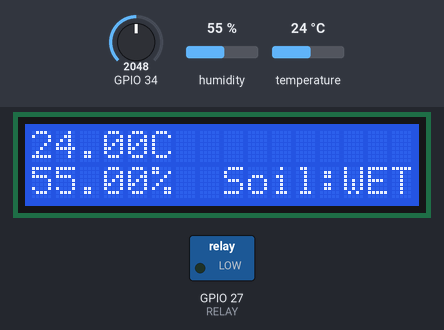
Bench run of a sketch on a simulated ESP32. Shown: 16×2 character LCD, switched loads named in the sketch (green lamp = pin HIGH). The test bench sets the inputs (shaded band); at power-on: GPIO 34 = 2048, humidity 55 %, temperature 24 °C. WiFi joins after 1.5 s; servers stay silent unless stated; no MQTT or app messages arrive unless stated; what the sketch prints to the serial monitor is not drawn.

Above: at 3.8 s.
3.9 s: GPIO 34 set to 3080
At 8.0 s:
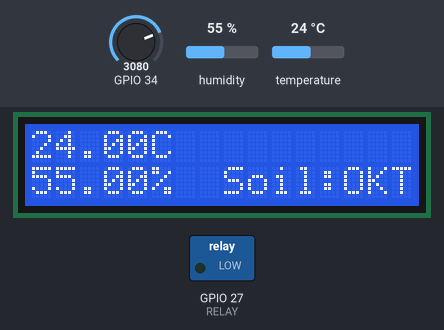
9.5 s: GPIO 34 set to 3196
At 13.4 s:
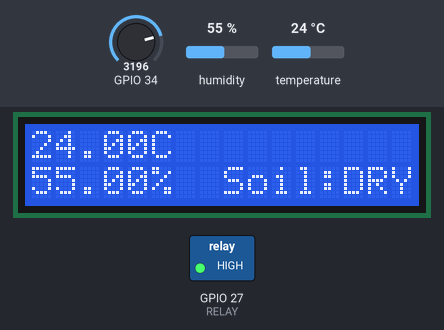
15.1 s: GPIO 34 set to 3095
At 18.9 s:
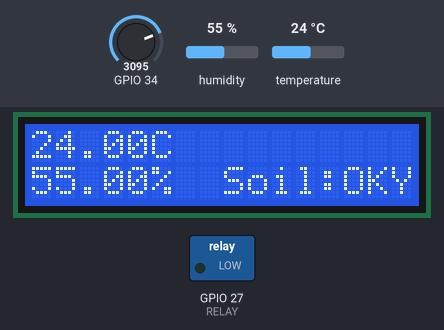
20.7 s: humidity set to 22 %
At 24.3 s:
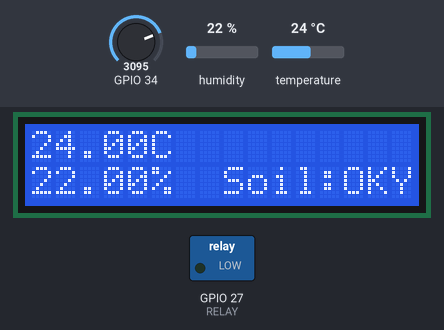
26.3 s: temperature set to 12 °C
At 28.5 s:
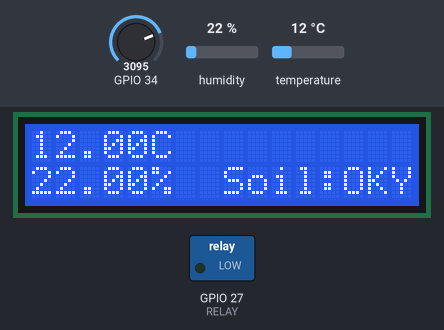
31.9 s: humidity set to 40 %
At 33.9 s:
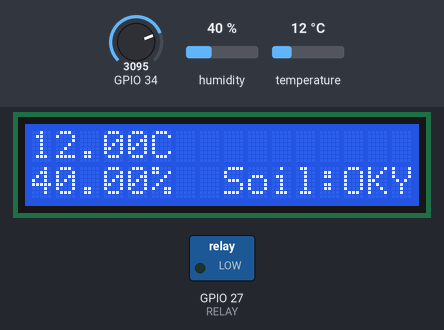
Timing chart, 0 to 35.4 s (numbered marks = the images above; inputs shaded):
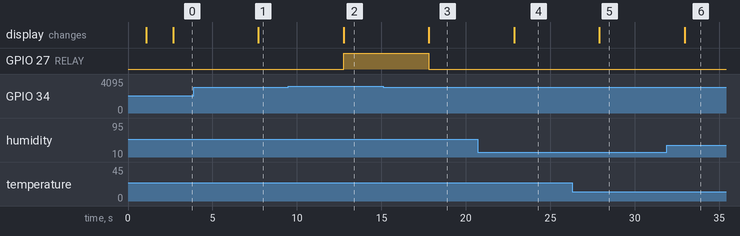

Measured:
- the behaviour switches between 3135 and 3136 on GPIO 34 (found by bisection; images 1 and 2)
- after the input at 3.9 s, the display: changes after 3.8 s (image 1)
- after the input at 9.5 s, GPIO 27 (RELAY): LOW → HIGH after 3.3 s; the display: changes after 3.3 s (image 2)
- after the input at 15.1 s, GPIO 27 (RELAY): HIGH → LOW after 2.7 s; the display: changes after 2.7 s (image 3)
- after the input at 20.7 s, the display: changes after 2.2 s (image 4)
- after the input at 26.3 s, the display: changes after 1.6 s (image 5)
- after the input at 31.9 s, the display: changes after 1.0 s (image 6)

The sketch:

main.ino
```cpp
#include <LiquidCrystal_I2C.h>
#include <WiFi.h>
#include <DHT.h>
#include "Adafruit_MQTT.h"
#include "Adafruit_MQTT_Client.h"

// Adafruit IO configuration
#define AIO_SERVER      "io.adafruit.com"
#define AIO_SERVERPORT  1883
#define AIO_USERNAME    "your_username"
#define AIO_KEY         "Your_adafruit_io_key"

// WiFi configuration
const char* ssid = "your_wifi_ssid";
const char* password = "your_wifi_password";

WiFiClient client;
Adafruit_MQTT_Client mqtt(&client, AIO_SERVER, AIO_SERVERPORT, AIO_USERNAME, AIO_KEY);
Adafruit_MQTT_Publish Temperature = Adafruit_MQTT_Publish(&mqtt, AIO_USERNAME "/feeds/Temperature");
Adafruit_MQTT_Publish Humidity = Adafruit_MQTT_Publish(&mqtt, AIO_USERNAME "/feeds/Humidity");
Adafruit_MQTT_Publish Soil = Adafruit_MQTT_Publish(&mqtt, AIO_USERNAME "/feeds/Soil");
Adafruit_MQTT_Publish RelayStatus = Adafruit_MQTT_Publish(&mqtt, AIO_USERNAME "/feeds/Relay");

#define DHTPIN 26
#define DHTTYPE DHT11
#define RELAY 27
DHT dht(DHTPIN, DHTTYPE);

// Create the lcd object address 0x27 and 16 columns x 2 rows
LiquidCrystal_I2C lcd(0x27, 16, 2);

void setup() {
  // Initialize the LCD
  lcd.init();
  lcd.backlight();
  lcd.print("Temp, Hum & Soil");
  delay(1000);
  lcd.clear();

  // Initialize Serial
  Serial.begin(115200);

  // Initialize Relay
  pinMode(RELAY, OUTPUT);
  digitalWrite(RELAY, LOW);

  // Initialize DHT sensor
  dht.begin();

  // Connect to WiFi
  connectToWiFi();

  // Connect to Adafruit IO
  connectToMQTT();
}

void connectToWiFi() {
  Serial.print("Connecting to WiFi...");
  WiFi.begin(ssid, password);
  unsigned long startAttemptTime = millis();

  // Keep trying to connect for 10 seconds
  while (WiFi.status() != WL_CONNECTED && millis() - startAttemptTime < 10000) {
    delay(500);
    Serial.print(".");
  }

  if (WiFi.status() == WL_CONNECTED) {
    Serial.println(" Connected!");
    Serial.println("IP address: ");
    Serial.println(WiFi.localIP());
  } else {
    Serial.println(" Failed to connect to WiFi");
    // Handle WiFi connection failure here if needed
  }
}

void connectToMQTT() {
  while (mqtt.connect() != 0) {
    Serial.println("MQTT connection failed! Retrying...");
    delay(5000); // Delay for retrying
  }
  Serial.println("Connected to Adafruit IO!");
}

void loop() {
  // Reconnect to MQTT if necessary
  if (!mqtt.ping(3)) {
    if (!mqtt.connected()) {
      connectToMQTT();
    }
  }

  // Read sensor values
  float h = dht.readHumidity();
  float t = dht.readTemperature();
  float i = analogRead(34);

  // Determine soil moisture status
  String msg = i < 2165 ? "WET" : i > 3135 ? "DRY" : "OK";
  Serial.println("Temp: " + String(t));
  Serial.println("Hum: " + String(h));
  Serial.println("Soil: " + String(i));

  // Update LCD display
  lcd.setCursor(0, 0);
  lcd.print(t);
  lcd.print("C");
  lcd.setCursor(0, 1);
  lcd.print(h);
  lcd.print("%");
  lcd.setCursor(8, 1);
  lcd.print("Soil:");
  lcd.print(msg);

  // Control relay based on soil moisture
  if (msg == "DRY") {
    digitalWrite(RELAY, HIGH); // Turn on relay
    updateRelayStatus("ON");
  } else {
    digitalWrite(RELAY, LOW); // Turn off relay
    updateRelayStatus("OFF");
  }

  // Publish sensor values to Adafruit IO
  if (!Temperature.publish(t)) {
    Serial.println(F("Failed to publish temperature"));
  }
  if (!Humidity.publish(h)) {
    Serial.println(F("Failed to publish humidity"));
  }
  if (!Soil.publish(msg.c_str())) { // Convert String to const char*
    Serial.println(F("Failed to publish soil moisture"));
  } else {
    Serial.println(F("Data sent to Adafruit IO!"));
  }

  delay(5000); // Delay between updates
}

void updateRelayStatus(const char* status) {
  if (!RelayStatus.publish(status)) {
    Serial.println(F("Failed to publish relay status"));
  } else {
    Serial.println(F("Relay status sent to Adafruit IO!"));
  }
}
```
